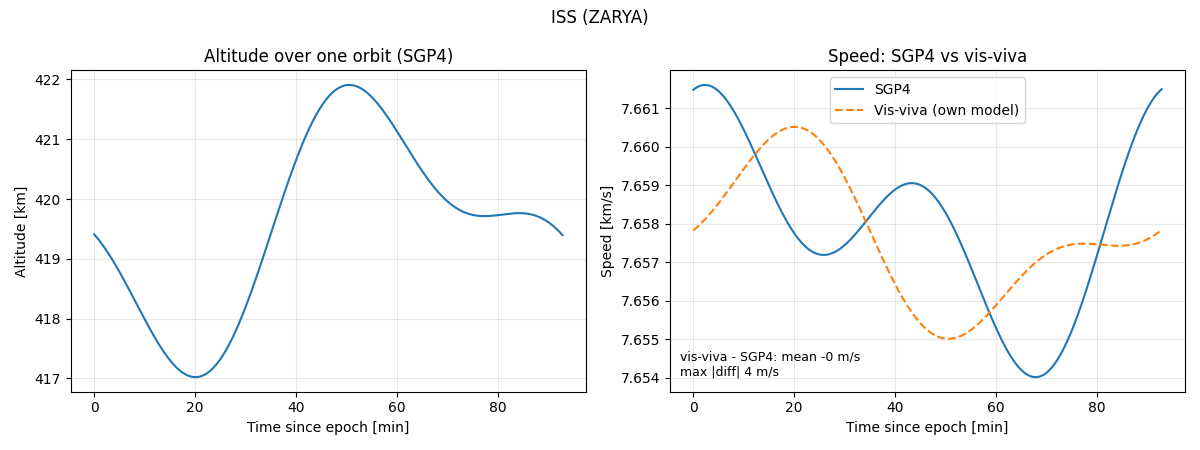

Generate this figure with Python:
import numpy as np
import matplotlib.pyplot as plt
import requests
from sgp4.api import Satrec

MU = 398600.4418   # Earth's gravitational parameter [km^3/s^2]
RE = 6378.137      # Earth's equatorial radius [km]

URL = "https://celestrak.org/NORAD/elements/gp.php?CATNR=25544&FORMAT=tle"

# Sample ISS TLE (used only if the download fails; its epoch is from 2019)
FALLBACK = (
    "ISS (ZARYA)",
    "1 25544U 98067A   19343.69339541  .00001764  00000-0  38792-4 0  9991",
    "2 25544  51.6439 211.2001 0007417  17.6667  85.6398 15.50103472202482",
)


def load_tle():
    try:
        resp = requests.get(URL, timeout=15)
        resp.raise_for_status()
        text = resp.text.strip().splitlines()
        name, l1, l2 = text[0].strip(), text[1].strip(), text[2].strip()
        if not (l1.startswith("1 ") and l2.startswith("2 ")):
            raise ValueError("response is not a valid TLE")
        print(f"[OK] Downloaded TLE from CelesTrak: {name}")
        return name, l1, l2
    except Exception as err:
        print(f"[WARN] Download failed ({err}). Using sample TLE.")
        return FALLBACK


def main():
    name, l1, l2 = load_tle()
    sat = Satrec.twoline2rv(l1, l2)

    # --- Orbital parameters from the TLE ---
    n = sat.no_kozai / 60.0                 # mean motion [rad/s]
    a = (MU / n**2) ** (1.0 / 3.0)          # semi-major axis [km]
    e = sat.ecco                            # eccentricity
    period = 2 * np.pi / n                  # orbital period [s]
    perigee_alt = a * (1 - e) - RE
    apogee_alt = a * (1 + e) - RE

    print(f"\n=== {name} ===")
    print(f"Semi-major axis : {a:10.2f} km")
    print(f"Eccentricity    : {e:10.6f}")
    print(f"Inclination     : {np.degrees(sat.inclo):10.3f} deg")
    print(f"Period          : {period / 60:10.2f} min")
    print(f"Perigee altitude: {perigee_alt:10.2f} km")
    print(f"Apogee altitude : {apogee_alt:10.2f} km")

    # --- Propagate one full orbit with SGP4 ---
    t = np.arange(0, period, 10.0)          # seconds since epoch, 10 s steps
    alt, v_sgp4 = [], []
    for ti in t:
        err, r, v = sat.sgp4(sat.jdsatepoch, sat.jdsatepochF + ti / 86400.0)
        if err != 0:
            raise RuntimeError(f"SGP4 error code {err}")
        r_norm = np.linalg.norm(r)
        alt.append(r_norm - RE)             # spherical-Earth approximation
        v_sgp4.append(np.linalg.norm(v))
    alt, v_sgp4 = np.array(alt), np.array(v_sgp4)

    # --- Sanity check: does the result make physical sense? ---
    if not (350 < alt.mean() < 450):
        print(f"[WARN] Mean altitude {alt.mean():.0f} km is outside the expected "
              f"ISS range (350-450 km). Check the TLE.")

    # --- Our own Keplerian model: vis-viva equation ---
    # Uses the radius from SGP4 and the semi-major axis from the TLE mean motion.
    r_arr = alt + RE
    v_visviva = np.sqrt(MU * (2.0 / r_arr - 1.0 / a))

    # --- Difference between the two models (not an error against ground truth) ---
    dv = v_visviva - v_sgp4                 # [km/s], signed
    rel_err = np.abs(dv) / v_sgp4 * 100
    print("\nVis-viva vs SGP4 speed (two different models):")
    print(f"  SGP4 speed range     : {v_sgp4.min():.4f} - {v_sgp4.max():.4f} km/s")
    print(f"  Vis-viva speed range : {v_visviva.min():.4f} - {v_visviva.max():.4f} km/s")
    print(f"  Difference (vis-viva - SGP4): mean {dv.mean() * 1000:+.1f} m/s, "
          f"max |diff| {np.abs(dv).max() * 1000:.1f} m/s")
    print(f"  Relative difference : mean {rel_err.mean():.3f} %, max {rel_err.max():.3f} %")

    # --- Plots ---
    t_min = t / 60.0
    fig, ax = plt.subplots(1, 2, figsize=(12, 4.5))

    ax[0].plot(t_min, alt)
    ax[0].set_xlabel("Time since epoch [min]")
    ax[0].set_ylabel("Altitude [km]")
    ax[0].set_title("Altitude over one orbit (SGP4)")
    ax[0].grid(alpha=0.3)

    ax[1].plot(t_min, v_sgp4, label="SGP4")
    ax[1].plot(t_min, v_visviva, "--", label="Vis-viva (own model)")
    ax[1].text(0.02, 0.04,
               f"vis-viva - SGP4: mean {dv.mean() * 1000:+.0f} m/s\n"
               f"max |diff| {np.abs(dv).max() * 1000:.0f} m/s",
               transform=ax[1].transAxes, fontsize=9, va="bottom")
    ax[1].set_xlabel("Time since epoch [min]")
    ax[1].set_ylabel("Speed [km/s]")
    ax[1].set_title("Speed: SGP4 vs vis-viva")
    ax[1].legend()
    ax[1].grid(alpha=0.3)

    fig.suptitle(name)
    fig.tight_layout()
    fig.savefig("iss_week1.png", dpi=150)
    plt.show()


if __name__ == "__main__":
    main()
